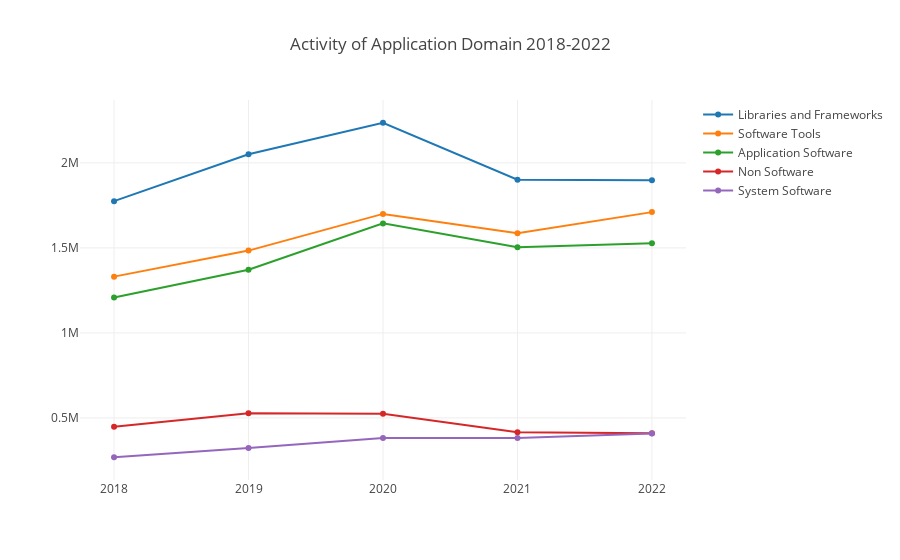

The notebook cell this image was saved under:
### Markdown cell above
## 各子领域活跃度变化趋势

与影响力指标类似，libraries and framework 在活跃度方面领先其他领域。

### Code cell
openDigger.index.activity.getRepoActivity({
    labelUnion: [':application_domain'],
    startYear, endYear: year, endMonth: 12,
    groupBy: 'Domain-0',
    groupTimeRange: 'year',
    order: 'DESC',
    limit: 100
}).then(data => {
    var data = data.filter(i => i.id.startsWith(':application_domain'));
    openDigger.render.plotly(data.map(row => {
        return {
            x: years,
            y: row.activity,
            name: row.name
        };
    }), {title: `Activity of Application Domain 2018-2022`, xaxis: { type: 'category' }});
})

### Figure 1 — Plotly figure (JSON) as saved in the notebook; plotly's stock layout.template omitted (floating-point values rounded to 4 significant figures)
{"data": [{"name": "Libraries and Frameworks", "x": [2018, 2019, 2020, 2021, 2022], "y": [1775000.0, 2050000.0, 2236000.0, 1901000.0, 1898000.0]}, {"name": "Software Tools", "x": [2018, 2019, 2020, 2021, 2022], "y": [1331000.0, 1484000.0, 1700000.0, 1585000.0, 1710000.0]}, {"name": "Application Software", "x": [2018, 2019, 2020, 2021, 2022], "y": [1208000.0, 1372000.0, 1644000.0, 1504000.0, 1527000.0]}, {"name": "Non Software", "x": [2018, 2019, 2020, 2021, 2022], "y": [448200.0, 527500.0, 524400.0, 415500.0, 410000.0]}, {"name": "System Software", "x": [2018, 2019, 2020, 2021, 2022], "y": [268700.0, 322800.0, 381700.0, 381400.0, 408300.0]}], "layout": {"autosize": true, "title": {"text": "Activity of Application Domain 2018-2022"}, "xaxis": {"autorange": true, "range": [-0.2432, 4.243], "type": "category"}, "yaxis": {"autorange": true, "range": [106400.0, 2398000.0], "type": "linear"}}}
